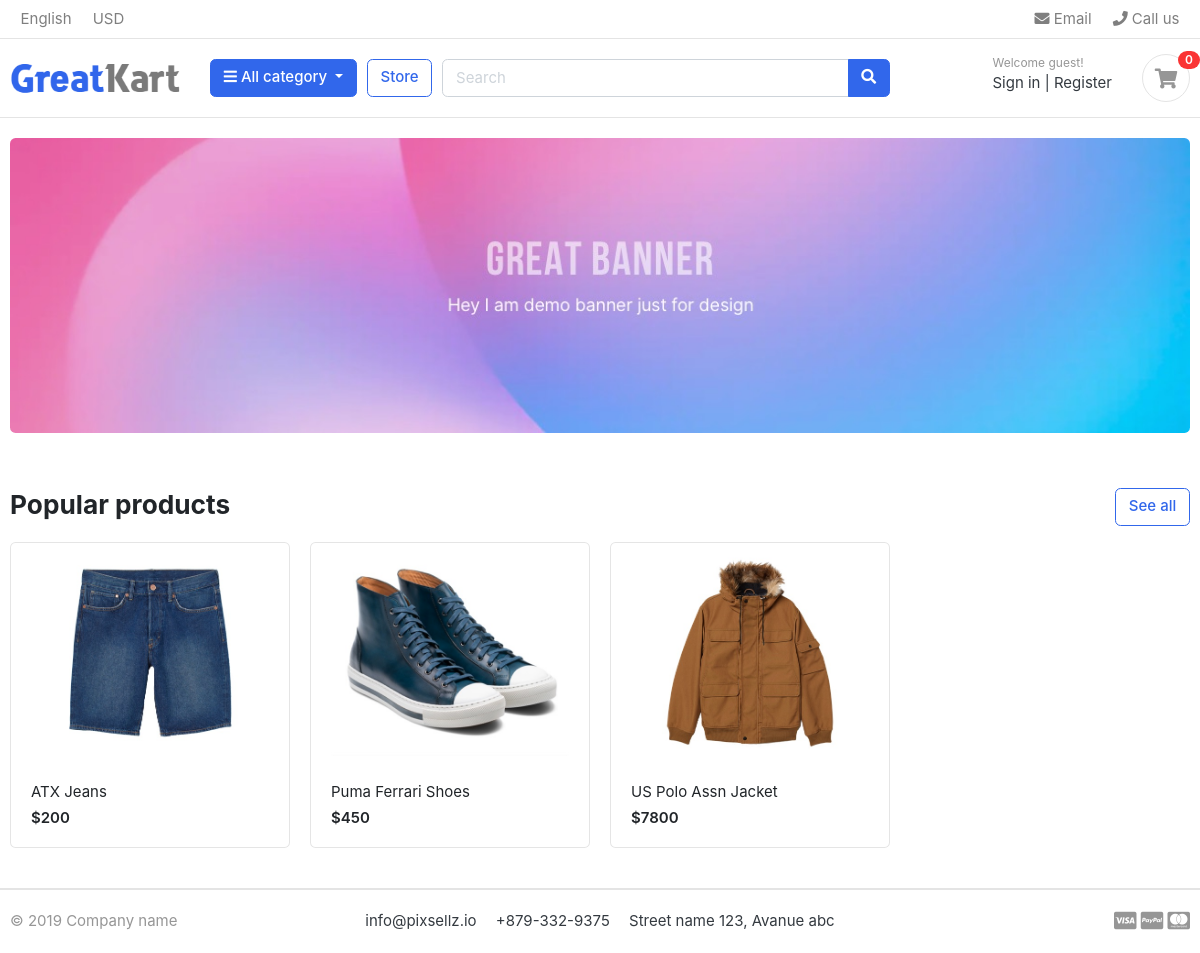
The page / on the database its author committed.
### store/models.py (models this page shows)
class Product(models.Model):
    name = models.CharField( max_length=50 , unique=True)
    slug = models.SlugField(max_length=50 , unique=True)
    description = models.TextField( max_length=2000 , blank=True)
    image = models.ImageField( upload_to='product_img')
    price = models.IntegerField()
    stock = models.IntegerField()
    is_available = models.BooleanField(default=True)
    category = models.ForeignKey("category.Category", verbose_name=("category product"), on_delete=models.CASCADE)
    created_at = models.DateTimeField(auto_now_add=True)
    modified_date = models.DateField( auto_now=True)
    def get_absolute_url(self):
        return reverse("store:product_detail", args=[self.category.slug ,self.slug])
    def __str__(self):
        return self.name

### settings/views.py (the view)
# urls.py: 2. Add a URL to urlpatterns:  path('', views.home, name='home')
def home(request):
    product = Product.objects.all().filter(is_available=True)
    return render(request, 'settings/home.html',{
        'product' : product
    })

### carts/context_processors.py (called while the page is built)
def counter(request):
    cart_count = 0
    if 'admin' in request.path:
        return{}
    else :
        try :
            cart = Cart.objects.filter(cart_id=_cart_id(request))
            cart_items = CartItem.objects.all().filter(cart=cart[:1])
            for cart_item in cart_items:
                cart_count+=cart_item.quantity
        except Cart.DoesNotExist:
            cart_count=0
    return dict(cart_count=cart_count)

### carts/views.py (called while the page is built)
def _cart_id(request):
    cart = request.session.session_key
    if not cart:
        cart = request.session.create()
    return cart

### category/context_processor.py (called while the page is built)
def menu_links(request):
    links = Category.objects.all()
    return dict(links=links)

### category/models.py (called while the page is built)
    def get_url(self):
        return reverse('store:product_by_category',args=[self.slug])

    def __str__(self):
        return str(self.name)

### settings/templates/settings/home.html
{% extends 'base.html' %}
{% load static %}
{% block body %}
	<section class="section-intro padding-y-sm">
		<div class="container">
			<div class="intro-banner-wrap">
				<img src="{% static 'images/banners/1.jpg'%}" class="img-fluid rounded">
			</div>
		</div>
	</section>
	<section class="section-name padding-y-sm">
		<div class="container">
			<header class="section-heading">
				<a href="{%url 'store:store'%}" class="btn btn-outline-primary float-right">See all</a>
				<h3 class="section-title">Popular products</h3>
			</header>
			<div class="row">
				{% for product in product %}
				<div class="col-md-3">
					<div class="card card-product-grid">
						<a href="{{product.get_absolute_url}}" class="img-wrap"> <img src="{{product.image.url}}"> </a>
						<figcaption class="info-wrap">
							<a href="{{product.get_absolute_url}}" class="title">{{product}}</a>
							<div class="price mt-1">${{product.price}}</div>
						</figcaption>
					</div>
				</div>
				{% endfor %}
			</div>
		</div>
	</section>
{% endblock body %}

### static/css/ui.css (style rules this page uses)
html { font-family: "Inter", sans-serif; font-size: 15px; }
.img-wrap { text-align: center; display: block; }
.img-wrap img { max-width: 100%; }
.padding-y-sm { padding-top: 20px; padding-bottom: 20px; }
.section-heading { margin-bottom: 20px; margin-top: 15px; }
.section-title { color: #212529; }
[class*=card-product] a.title { color: #212529; display: block; }
[class*=card-product] .img-wrap { overflow: hidden; position: relative; }
[class*=card-product] .img-wrap img { height: 100%; max-width: 100%; width: auto; display: inline-block; -o-object-fit: cover; object-fit: cover; }
.card-product-grid { margin-bottom: 20px; }
.card-product-grid .img-wrap { border-radius: 0.2rem 0.2rem 0 0; height: 220px; }
.card-product-grid .info-wrap { overflow: hidden; padding: 18px 20px; }
.card .img-wrap { overflow: hidden; }
.price { font-weight: 600; color: #212529; }

### rows shown on the page
Product: image (picture), name "ATX Jeans", price "200"
Product: image (picture), name "Puma Ferrari Shoes", price "450"
Product: image (picture), name "US Polo Assn Jacket", price "7800"

### other values the page prints
{{ cart_count }} "0"
